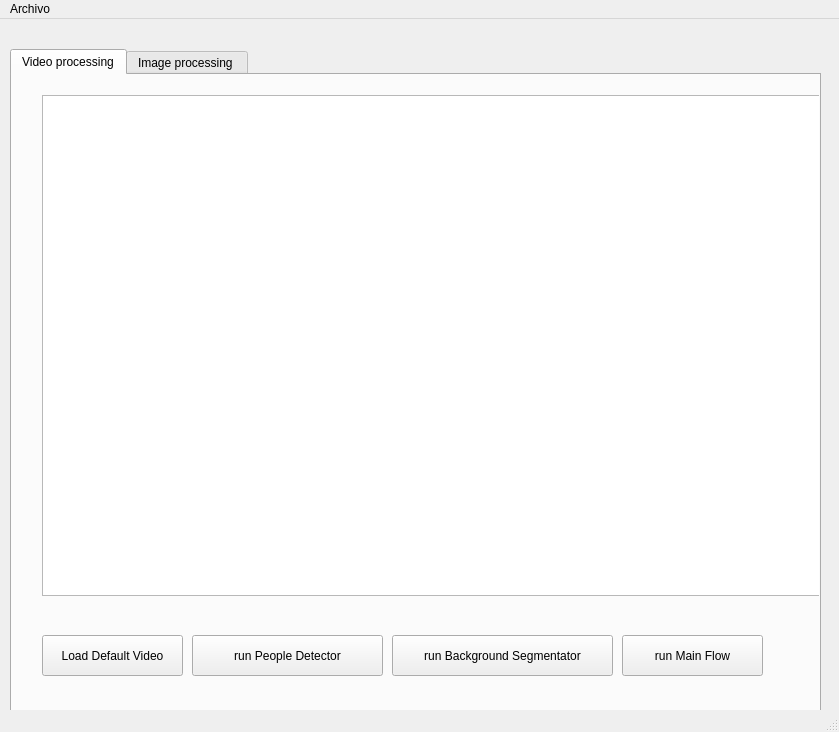
<?xml version="1.0" encoding="UTF-8"?>
<ui version="4.0">
 <class>MainWindow</class>
 <widget class="QMainWindow" name="MainWindow">
  <property name="geometry">
   <rect>
    <x>0</x>
    <y>0</y>
    <width>839</width>
    <height>732</height>
   </rect>
  </property>
  <property name="windowTitle">
   <string>MainWindow</string>
  </property>
  <widget class="QWidget" name="centralwidget">
   <widget class="QTabWidget" name="tabVideo">
    <property name="geometry">
     <rect>
      <x>10</x>
      <y>30</y>
      <width>811</width>
      <height>681</height>
     </rect>
    </property>
    <property name="currentIndex">
     <number>0</number>
    </property>
    <widget class="QWidget" name="tab_2">
     <attribute name="title">
      <string>Video processing</string>
     </attribute>
     <widget class="QPushButton" name="btnDefaultVideo">
      <property name="geometry">
       <rect>
        <x>30</x>
        <y>560</y>
        <width>141</width>
        <height>41</height>
       </rect>
      </property>
      <property name="text">
       <string>Load Default Video</string>
      </property>
     </widget>
     <widget class="QGraphicsView" name="videoDisplay">
      <property name="geometry">
       <rect>
        <x>30</x>
        <y>20</y>
        <width>781</width>
        <height>501</height>
       </rect>
      </property>
      <property name="cursor" stdset="0">
       <cursorShape>CrossCursor</cursorShape>
      </property>
      <property name="mouseTracking">
       <bool>true</bool>
      </property>
     </widget>
     <widget class="QPushButton" name="btnHog">
      <property name="geometry">
       <rect>
        <x>180</x>
        <y>560</y>
        <width>191</width>
        <height>41</height>
       </rect>
      </property>
      <property name="text">
       <string>run People Detector</string>
      </property>
     </widget>
     <widget class="QPushButton" name="btn_blockProcedure">
      <property name="geometry">
       <rect>
        <x>380</x>
        <y>560</y>
        <width>221</width>
        <height>41</height>
       </rect>
      </property>
      <property name="text">
       <string>run Background Segmentator</string>
      </property>
     </widget>
     <widget class="QPushButton" name="btnMainFlow">
      <property name="geometry">
       <rect>
        <x>610</x>
        <y>560</y>
        <width>141</width>
        <height>41</height>
       </rect>
      </property>
      <property name="text">
       <string>run Main Flow</string>
      </property>
     </widget>
    </widget>
    <widget class="QWidget" name="tab">
     <attribute name="title">
      <string>Image processing </string>
     </attribute>
     <widget class="QGraphicsView" name="imgDisplay">
      <property name="geometry">
       <rect>
        <x>10</x>
        <y>10</y>
        <width>781</width>
        <height>501</height>
       </rect>
      </property>
      <property name="cursor" stdset="0">
       <cursorShape>CrossCursor</cursorShape>
      </property>
      <property name="mouseTracking">
       <bool>true</bool>
      </property>
     </widget>
     <widget class="QPushButton" name="pushButton">
      <property name="geometry">
       <rect>
        <x>10</x>
        <y>600</y>
        <width>141</width>
        <height>41</height>
       </rect>
      </property>
      <property name="text">
       <string>Apply Bilateral Filter</string>
      </property>
     </widget>
     <widget class="QPushButton" name="btn_def_img">
      <property name="geometry">
       <rect>
        <x>170</x>
        <y>600</y>
        <width>141</width>
        <height>41</height>
       </rect>
      </property>
      <property name="text">
       <string>Load Default Image</string>
      </property>
     </widget>
    </widget>
   </widget>
  </widget>
  <widget class="QMenuBar" name="menubar">
   <property name="geometry">
    <rect>
     <x>0</x>
     <y>0</y>
     <width>839</width>
     <height>25</height>
    </rect>
   </property>
   <widget class="QMenu" name="menuArchivo">
    <property name="title">
     <string>Archivo</string>
    </property>
    <addaction name="actionOtro_Abrir"/>
   </widget>
   <addaction name="menuArchivo"/>
  </widget>
  <widget class="QStatusBar" name="statusbar"/>
  <action name="actionAbrir_Imagen">
   <property name="text">
    <string>Abrir Imagen</string>
   </property>
  </action>
  <action name="actionOtro_Abrir">
   <property name="text">
    <string>Abrir Imagen</string>
   </property>
  </action>
 </widget>
 <resources/>
 <connections/>
</ui>
